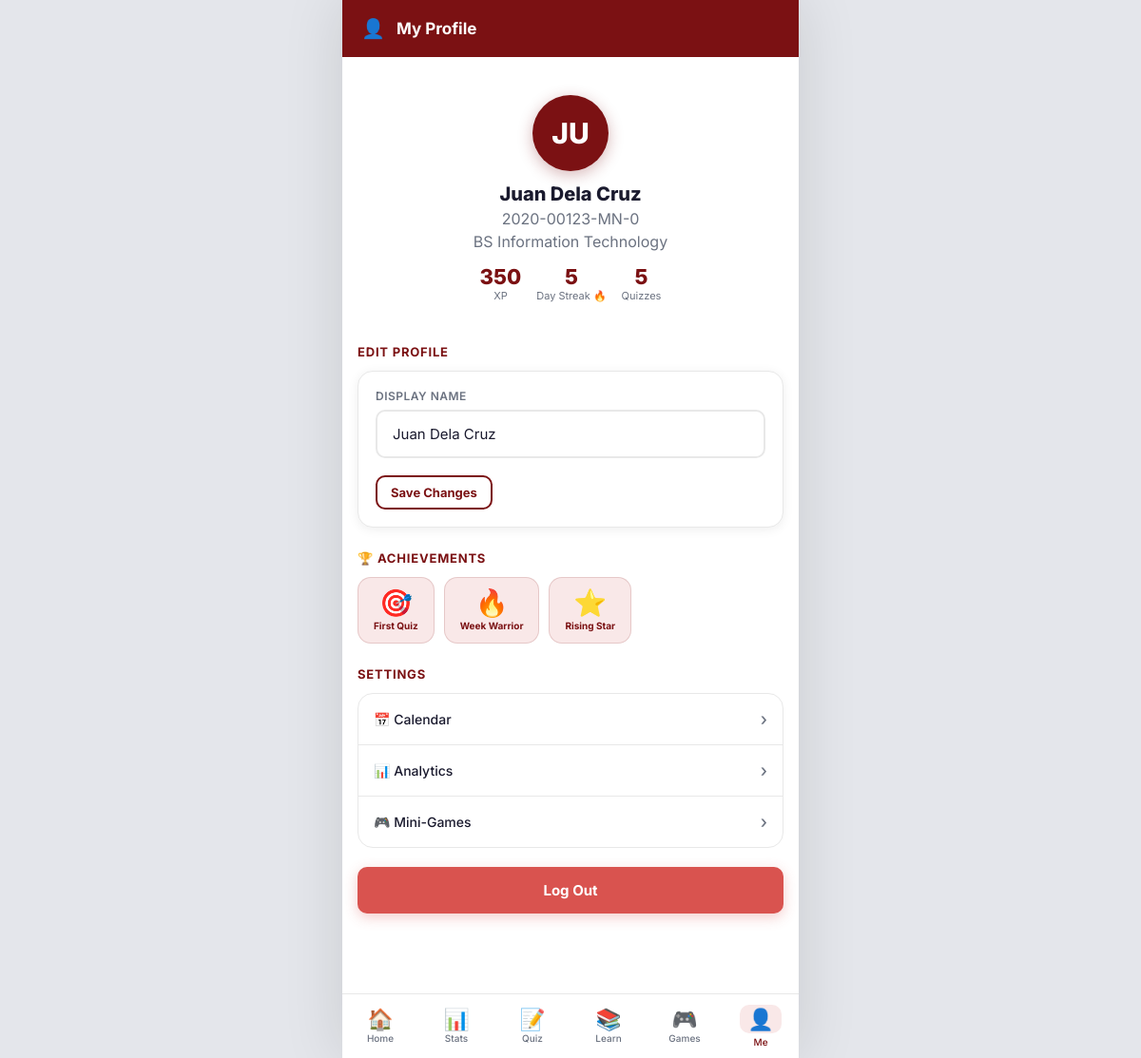
Screenshot of /profile (signed in) with the database file from the repository.
### tables this page shows
CREATE TABLE users (
            id INTEGER PRIMARY KEY AUTOINCREMENT,
            name TEXT NOT NULL,
            student_id TEXT UNIQUE,
            email TEXT NOT NULL UNIQUE,
            password_hash TEXT NOT NULL,
            program_id INTEGER,
            role TEXT NOT NULL DEFAULT "student",
            xp INTEGER DEFAULT 0,
            streak INTEGER DEFAULT 0,
            last_active DATE,
            created_at TIMESTAMP DEFAULT CURRENT_TIMESTAMP,
            FOREIGN KEY (program_id) REFERENCES programs(id)
        );

CREATE TABLE programs (
            id INTEGER PRIMARY KEY AUTOINCREMENT,
            code TEXT NOT NULL UNIQUE,
            name TEXT NOT NULL
        );

CREATE TABLE achievements (
            id INTEGER PRIMARY KEY AUTOINCREMENT,
            user_id INTEGER NOT NULL,
            badge_name TEXT NOT NULL,
            badge_icon TEXT NOT NULL,
            earned_at TIMESTAMP DEFAULT CURRENT_TIMESTAMP,
            FOREIGN KEY (user_id) REFERENCES users(id)
        );

### app.py (the view, shortened to what this page needs)
@app.route('/profile', methods=['GET', 'POST'])
@login_required
def profile():
    user = get_current_user()
    db = get_db()
    achievements = db.execute("SELECT * FROM achievements WHERE user_id = ?", (user['id'],)).fetchall()
    quiz_count = db.execute("SELECT COUNT(*) FROM scores WHERE user_id = ?", (user['id'],)).fetchone()[0]
    db.close()
    return render_template('profile.html', user=user, achievements=achievements, quiz_count=quiz_count)

### app.py (called while the page is built)
def login_required(f):
    @wraps(f)
    def decorated(*args, **kwargs):
        if 'user_id' not in session:
            flash('Please log in to continue.', 'error')
            return redirect(url_for('login'))
        return f(*args, **kwargs)
    return decorated

def get_current_user():
    if 'user_id' not in session:
        return None
    db = get_db()
    user = db.execute(
        "SELECT u.*, p.name as program_name, p.code as program_code "
        "FROM users u LEFT JOIN programs p ON u.program_id = p.id WHERE u.id = ?",
        (session['user_id'],)
    ).fetchone()
    db.close()
    return user

### database.py (called while the page is built)
def get_db():
    conn = sqlite3.connect(DATABASE)
    conn.row_factory = sqlite3.Row
    return conn

### templates/profile.html (shortened to what this page needs)
{% extends "base.html" %}
{% from "_nav.html" import bottom_nav %}
{% block body %}
<div class="app-wrapper">
  <header class="app-header">
    <span class="header-icon">👤</span>
    <h1>My Profile</h1>
  </header>
  <div class="page-content">
    <div style="text-align:center; padding:20px 0;">
      <div class="profile-avatar">{{ user.name[:2].upper() }}</div>
      <h2 style="font-size:20px; font-weight:800; margin-bottom:4px;">{{ user.name }}</h2>
      <p class="text-muted" style="margin:0;">{{ user.student_id or 'N/A' }}</p>
      <p class="text-muted" style="margin:4px 0;">{{ user.program_name or 'PUP Student' }}</p>
      <div style="display:flex; justify-content:center; gap:16px; margin-top:14px;">
        <div style="text-align:center;">
          <div style="font-size:22px; font-weight:800; color:var(--primary);">{{ user.xp }}</div>
          <div class="text-xs text-muted">XP</div>
        </div>
        <div style="text-align:center;">
          <div style="font-size:22px; font-weight:800; color:var(--primary);">{{ user.streak }}</div>
          <div class="text-xs text-muted">Day Streak 🔥</div>
        </div>
        <div style="text-align:center;">
          <div style="font-size:22px; font-weight:800; color:var(--primary);">{{ quiz_count }}</div>
          <div class="text-xs text-muted">Quizzes</div>
        </div>
      </div>
    </div>
    <p class="section-title">Edit Profile</p>
    <div class="card">
      <form method="POST" action="{{ url_for('profile') }}">
        <div class="form-group">
          <label for="name">Display Name</label>
          <input id="name" type="text" name="name" class="form-control" value="{{ user.name }}" required/>
        </div>
        <button type="submit" class="btn btn-sm btn-outline" style="width:auto;" id="save-profile-btn">Save Changes</button>
      </form>
    </div>
    {% if achievements %}
      <p class="section-title">🏆 Achievements</p>
      <div class="badge-grid mb-2">
        {% for a in achievements %}
          <div class="achievement-badge">
            <span class="icon">{{ a.badge_icon }}</span>
            <span class="name">{{ a.badge_name }}</span>
          </div>
        {% endfor %}
      </div>
    {% endif %}
    <p class="section-title">Settings</p>
    <div class="settings-list mb-3">
      <div class="settings-item">
        <span>📅 Calendar</span>
        <a href="{{ url_for('calendar') }}" style="color:var(--text-muted); font-size:18px;">›</a>
      </div>
      <div class="settings-item">
        <span>📊 Analytics</span>
        <a href="{{ url_for('dashboard') }}" style="color:var(--text-muted); font-size:18px;">›</a>
      </div>
      <div class="settings-item">
        <span>🎮 Mini-Games</span>
        <a href="{{ url_for('games') }}" style="color:var(--text-muted); font-size:18px;">›</a>
      </div>
    </div>
    <a href="{{ url_for('logout') }}" class="btn btn-danger" id="logout-btn">Log Out</a>
  </div>
  {{ bottom_nav('profile') }}
</div>
{% endblock %}

### static/css/styles.css (style rules this page uses)
*, *::before, *::after { box-sizing: border-box; margin: 0; padding: 0; }
:root { --primary: #7b1113; --primary-dark: #5a0d0f; --primary-light: #f9e8e8; --danger: #d9534f; --warning: #f0ad4e; --success: #28a745; --info: #5bc0de; --bg: #f0f2f5; --surface: #ffffff; --surface2: #fafafa; --border: #e8e8e8; --text: #1a1a2e; --text-muted: #6b7280; --text-light: #9ca3af; --radius: 16px; --radius-sm: 10px; --shadow: 0 2px 12px rgba(0,0,0,0.07); --shadow-md: 0 4px 24px rgba(0,0,0,0.10); --nav-height: 68px; --header-height: 60px; }
html { scroll-behavior: smooth; }
body { font-family: 'Inter', 'Segoe UI', sans-serif; background: var(--bg); color: var(--text); min-height: 100vh; -webkit-font-smoothing: antialiased; }
a { text-decoration: none; color: inherit; }
.app-wrapper { max-width: 480px; margin: 0 auto; min-height: 100vh; background: var(--surface); position: relative; display: flex; flex-direction: column; }
@media (min-width: 520px) { .app-wrapper { margin: 0 auto; box-shadow: 0 0 60px rgba(0,0,0,0.12); min-height: 100vh; } }
@media (min-width: 520px) { body { background: #e4e6eb; } }
.app-header { background: var(--primary); color: #fff; height: var(--header-height); display: flex; align-items: center; padding: 0 20px; position: sticky; top: 0; z-index: 200; gap: 12px; }
.app-header h1 { font-size: 17px; font-weight: 700; flex: 1; }
.header-icon { font-size: 20px; }
.page-content { flex: 1; overflow-y: auto; padding: 20px 16px; padding-bottom: calc(var(--nav-height) + 16px); }
.form-group { margin-bottom: 18px; }
.form-group label { display: block; font-size: 12px; font-weight: 600; color: var(--text-muted); margin-bottom: 7px; text-transform: uppercase; letter-spacing: 0.5px; }
.form-control { width: 100%; padding: 14px 16px; border: 2px solid var(--border); border-radius: var(--radius-sm); font-size: 15px; font-family: inherit; color: var(--text); background: var(--surface); transition: border-color 0.2s, box-shadow 0.2s; outline: none; }
.btn { display: inline-flex; align-items: center; justify-content: center; gap: 8px; width: 100%; padding: 15px 20px; background: var(--primary); color: #fff; border: none; border-radius: var(--radius-sm); font-size: 15px; font-weight: 700; font-family: inherit; cursor: pointer; transition: background 0.2s, transform 0.1s, box-shadow 0.2s; box-shadow: 0 4px 14px rgba(123,17,19,0.3); }
.btn-outline { background: transparent; color: var(--primary); border: 2px solid var(--primary); box-shadow: none; }
.btn-danger { background: var(--danger); box-shadow: 0 4px 14px rgba(217,83,79,0.3); }
.btn-sm { padding: 8px 14px; font-size: 13px; width: auto; }
.card { background: var(--surface); border-radius: var(--radius); padding: 18px; margin-bottom: 14px; box-shadow: var(--shadow); border: 1px solid var(--border); }
.section-title { font-size: 13px; font-weight: 700; color: var(--primary); text-transform: uppercase; letter-spacing: 0.8px; margin: 24px 0 12px; }
.badge-grid { display: flex; flex-wrap: wrap; gap: 10px; }
.achievement-badge { display: flex; flex-direction: column; align-items: center; gap: 4px; background: var(--primary-light); border: 1px solid rgba(123,17,19,0.15); border-radius: 14px; padding: 12px 16px; min-width: 80px; }
.achievement-badge .icon { font-size: 28px; line-height: 1; }
.achievement-badge .name { font-size: 10px; font-weight: 700; color: var(--primary); text-align: center; }
.profile-avatar { width: 80px; height: 80px; background: var(--primary); color: #fff; border-radius: 50%; display: flex; align-items: center; justify-content: center; font-size: 30px; font-weight: 800; margin: 0 auto 12px; box-shadow: 0 4px 16px rgba(123,17,19,0.3); }
.settings-list { border-radius: var(--radius); overflow: hidden; border: 1px solid var(--border); background: var(--surface); }
.settings-item { padding: 16px; border-bottom: 1px solid var(--border); display: flex; justify-content: space-between; align-items: center; font-size: 14px; font-weight: 500; }
.settings-item:last-child { border-bottom: none; }
.text-muted { color: var(--text-muted); }
.text-xs { font-size: 11px; }
.mb-2 { margin-bottom: 12px; }
.mb-3 { margin-bottom: 20px; }

### rows the page displays
users: name "JU", name "Juan Dela Cruz", student "2020-00123-MN-0", xp "350", streak "5"
programs: name "BS Information Technology"
achievements: badge_icon "🎯", badge_name "First Quiz"
achievements: badge_icon "🔥", badge_name "Week Warrior"
achievements: badge_icon "⭐", badge_name "Rising Star"

### other values shown
{{ quiz_count }} "5"
